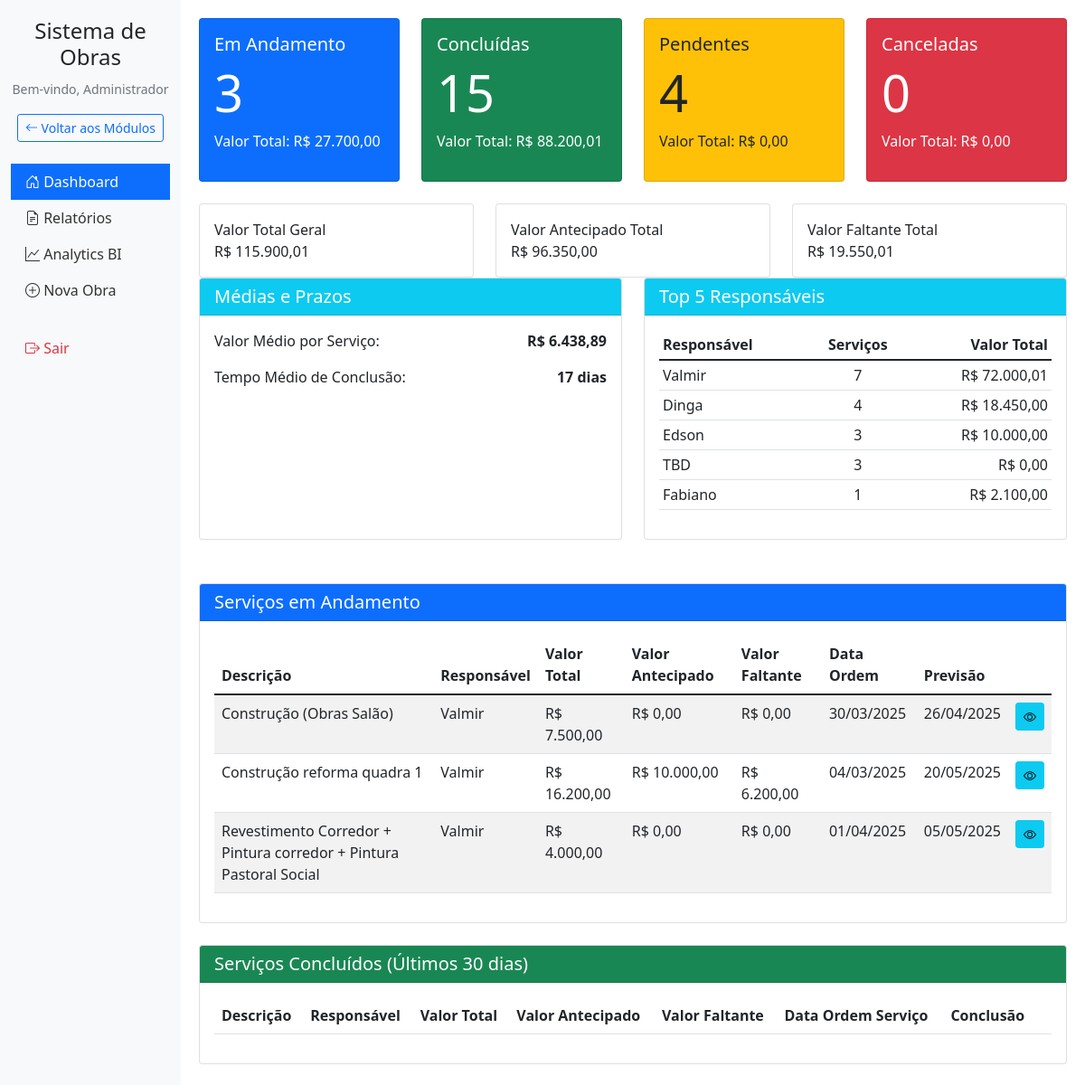
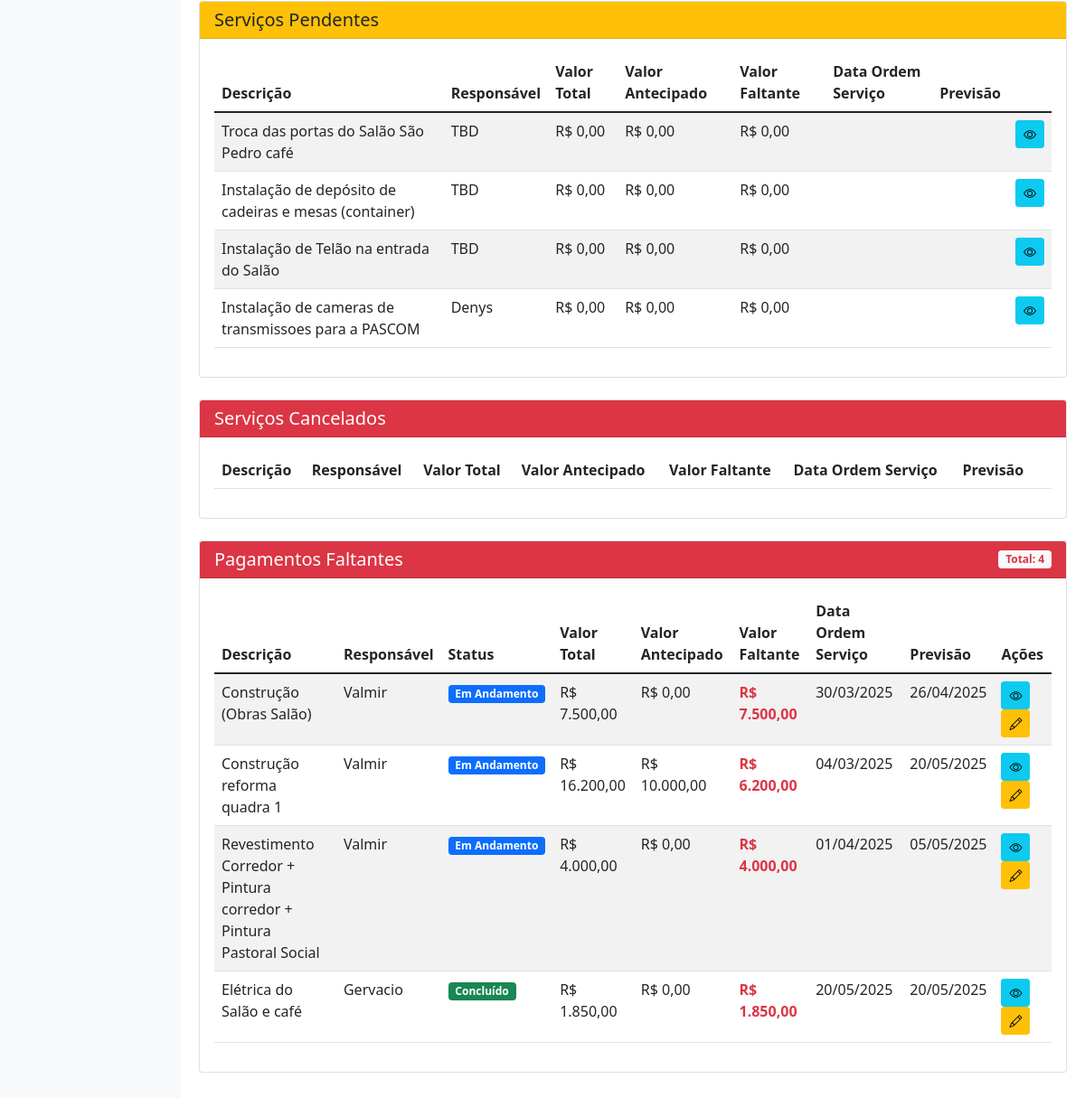
Screenshot of /index.php (signed in) with the database file from the repository (2 pictures, top to bottom).
### tables this page shows
CREATE TABLE IF NOT EXISTS `obras_servicos` (
  `id` int(11) NOT NULL AUTO_INCREMENT,
  `descricao` text NOT NULL,
  `responsavel` varchar(255) NOT NULL,
  `responsavel_autorizacao` varchar(255) DEFAULT NULL,
  `adiantamento_1` decimal(10,2) DEFAULT NULL,
  `data_adiant_1` date DEFAULT NULL,
  `adiantamento_2` decimal(10,2) DEFAULT NULL,
  `data_adiant_2` date DEFAULT NULL,
  `adiantamento_3` decimal(10,2) DEFAULT NULL,
  `data_adiant_3` date DEFAULT NULL,
  `valor_antecipado` decimal(10,2) DEFAULT NULL,
  `total` decimal(10,2) DEFAULT NULL,
  `falta_pagar` decimal(10,2) DEFAULT NULL,
  `status` enum('Em Andamento','Concluído','Pendente','Cancelado') NOT NULL,
  `previsao_entrega` date DEFAULT NULL,
  `data_ordem_servico` date DEFAULT NULL,
  `data_previsao_entrega` date DEFAULT NULL,
  `data_entrega_final` date DEFAULT NULL,
  `observacoes` text,
  `created_at` timestamp NULL DEFAULT CURRENT_TIMESTAMP,
  `updated_at` timestamp NULL DEFAULT CURRENT_TIMESTAMP ON UPDATE CURRENT_TIMESTAMP,
  PRIMARY KEY (`id`)
);

### pages/dashboard.php (the view, shortened to what the rows shown need)
<?php
try {
    $sql = "SELECT
        COUNT(CASE WHEN status = 'Em Andamento' THEN 1 END) as em_andamento,
        COUNT(CASE WHEN status = 'Concluído' THEN 1 END) as concluido,
        COUNT(CASE WHEN status = 'Pendente' THEN 1 END) as pendente,
        COUNT(CASE WHEN status = 'Cancelado' THEN 1 END) as cancelado,
        SUM(total) as valor_total,
        SUM(valor_antecipado) as valor_antecipado,
        SUM(CASE WHEN status = 'Em Andamento' THEN total ELSE 0 END) as valor_andamento,
        SUM(CASE WHEN status = 'Concluído' THEN total ELSE 0 END) as valor_concluido,
        SUM(CASE WHEN status = 'Pendente' THEN total ELSE 0 END) as valor_pendente,
        SUM(CASE WHEN status = 'Cancelado' THEN total ELSE 0 END) as valor_cancelado
        FROM obras_servicos";
    $stmt = $pdo->prepare($sql);
    $stmt->execute();
    $estatisticas = $stmt->fetch(PDO::FETCH_ASSOC);
    $sql = "SELECT id, descricao, responsavel, total, valor_antecipado,
           DATE_FORMAT(data_ordem_servico, '%d/%m/%Y') as data_ordem_servico,
           DATE_FORMAT(previsao_entrega, '%d/%m/%Y') as previsao,
           (total - valor_antecipado) as valor_faltante
           FROM obras_servicos
           WHERE status = 'Em Andamento'
           ORDER BY data_ordem_servico DESC";
    $stmt = $pdo->prepare($sql);
    $stmt->execute();
    $servicos_andamento = $stmt->fetchAll(PDO::FETCH_ASSOC);
    $sql = "SELECT id, descricao, responsavel, total, valor_antecipado,
           DATE_FORMAT(data_ordem_servico, '%d/%m/%Y') as data_ordem_servico,
           DATE_FORMAT(previsao_entrega, '%d/%m/%Y') as previsao,
           (total - valor_antecipado) as valor_faltante
           FROM obras_servicos
           WHERE status = 'Pendente'
           ORDER BY data_ordem_servico DESC";
    $stmt = $pdo->prepare($sql);
    $stmt->execute();
    $servicos_pendentes = $stmt->fetchAll(PDO::FETCH_ASSOC);
    $sql = "SELECT
           s.id,
           s.descricao,
           s.responsavel,
           s.total,
           COALESCE(s.valor_antecipado, 0) as valor_antecipado,
           DATE_FORMAT(s.data_ordem_servico, '%d/%m/%Y') as data_ordem_servico,
           DATE_FORMAT(s.previsao_entrega, '%d/%m/%Y') as previsao,
           s.status,
           CAST(s.total AS DECIMAL(10,2)) - CAST(COALESCE(s.valor_antecipado, 0) AS DECIMAL(10,2)) as valor_faltante
           FROM obras_servicos s
           WHERE CAST(s.total AS DECIMAL(10,2)) - CAST(COALESCE(s.valor_antecipado, 0) AS DECIMAL(10,2)) > 0.01
           ORDER BY valor_faltante DESC";
    $stmt = $pdo->prepare($sql);
    $stmt->execute();
    $pagamentos_faltantes = $stmt->fetchAll(PDO::FETCH_ASSOC);
} catch (PDOException $e) {
    echo '<div class="alert alert-danger">Erro ao acessar o banco de dados: ' . htmlspecialchars($e->getMessage()) . '</div>';
    return;
}
?>
<div class="dashboard-container">
    <div class="dashboard-grid row">
        <div class="col-md-3 mb-4">
            <div class="card status-card bg-primary text-white h-100">
                <div class="card-body">
                    <h2 class="display-4"><?php echo $estatisticas['em_andamento']; ?></h2>
                </div>
            </div>
        </div>
        <div class="col-md-3 mb-4">
            <div class="card status-card bg-success text-white h-100">
                <div class="card-body">
                    <h2 class="display-4"><?php echo $estatisticas['concluido']; ?></h2>
                </div>
            </div>
        </div>
        <div class="col-md-3 mb-4">
            <div class="card status-card bg-warning text-dark h-100">
                <div class="card-body">
                    <h2 class="display-4"><?php echo $estatisticas['pendente']; ?></h2>
                </div>
            </div>
        </div>
        <div class="col-md-3 mb-4">
            <div class="card status-card bg-danger text-white h-100">
                <div class="card-body">
                    <h2 class="display-4"><?php echo $estatisticas['cancelado']; ?></h2>
                </div>
            </div>
        </div>
    </div>
    <div class="row mb-4">
        <div class="col-md-6 mb-4">
            <div class="card h-100">
                <div class="card-body">
                    <div class="table-responsive">
                        <table class="table table-sm">
                            <thead>
                                <tr>
                                    <th>Responsável</th>
                                    <th class="text-center">Serviços</th>
                                    <th class="text-end">Valor Total</th>
                                </tr>
                            </thead>
                        </table>
                    </div>
                </div>
            </div>
        </div>
    </div>
    <div class="card mb-4 dashboard-section">
        <div class="card-body">
            <div class="table-responsive">
                <table class="table table-hover table-striped dashboard-table">
                    <thead>
                        <tr>
                            <th>Descrição</th>
                            <th>Responsável</th>
                            <th>Valor Total</th>
                            <th>Valor Antecipado</th>
                            <th>Valor Faltante</th>
                            <th>Data Ordem</th>
                            <th>Previsão</th>
                            <th></th>
                        </tr>
                    </thead>
                    <tbody>
                        <?php foreach ($servicos_andamento as $obra): ?>
                        <tr>
                            <td title="<?php echo htmlspecialchars($obra['descricao']); ?>"><?php echo htmlspecialchars($obra['descricao']); ?></td>
                            <td title="<?php echo htmlspecialchars($obra['responsavel']); ?>"><?php echo htmlspecialchars($obra['responsavel']); ?></td>
                            <td class="valor">R$ <?php echo number_format($obra['total'], 2, ',', '.'); ?></td>
                            <td class="valor">R$ <?php echo number_format($obra['valor_antecipado'], 2, ',', '.'); ?></td>
                            <td class="valor">R$ <?php echo number_format($obra['valor_faltante'], 2, ',', '.'); ?></td>
                            <td class="data"><?php echo $obra['data_ordem_servico'] ?: ''; ?></td>
                            <td class="data"><?php echo $obra['previsao'] ?: ''; ?></td>
                            <td class="acoes">
                                <a href="/gerencialParoquia/projetos-modulos/obras/pages/visualizar_obra.php?id=<?php echo $obra['id']; ?>" class="btn btn-sm btn-info">
                                    <i class="bi bi-eye"></i>
                                </a>
                            </td>
                        </tr>
                        <?php endforeach; ?>
                    </tbody>
                </table>
            </div>
        </div>
    </div>
    <div class="card mb-4 dashboard-section">
        <div class="card-body">
            <div class="table-responsive">
                <table class="table table-hover table-striped dashboard-table">
                    <thead>
                        <tr>
                            <th>Descrição</th>
                            <th>Responsável</th>
                            <th>Valor Total</th>
                            <th>Valor Antecipado</th>
                            <th>Valor Faltante</th>
                            <th>Data Ordem Serviço</th>
                            <th>Conclusão</th>
                            <th></th>
                        </tr>
                    </thead>
                </table>
            </div>
        </div>
    </div>
    <div class="card mb-4 dashboard-section">
        <div class="card-body">
            <div class="table-responsive">
                <table class="table table-hover table-striped dashboard-table">
                    <thead>
                        <tr>
                            <th>Descrição</th>
                            <th>Responsável</th>
                            <th>Valor Total</th>
                            <th>Valor Antecipado</th>
                            <th>Valor Faltante</th>
                            <th>Data Ordem Serviço</th>
                            <th>Previsão</th>
                            <th></th>
                        </tr>
                    </thead>
                    <tbody>
                        <?php foreach ($servicos_pendentes as $obra): ?>
                        <tr>
                            <td title="<?php echo htmlspecialchars($obra['descricao']); ?>"><?php echo htmlspecialchars($obra['descricao']); ?></td>
                            <td title="<?php echo htmlspecialchars($obra['responsavel']); ?>"><?php echo htmlspecialchars($obra['responsavel']); ?></td>
                            <td class="valor">R$ <?php echo number_format($obra['total'], 2, ',', '.'); ?></td>
                            <td class="valor">R$ <?php echo number_format($obra['valor_antecipado'], 2, ',', '.'); ?></td>
                            <td class="valor">R$ <?php echo number_format($obra['valor_faltante'], 2, ',', '.'); ?></td>
                            <td class="data"><?php echo $obra['data_ordem_servico'] ?: ''; ?></td>
                            <td class="data"><?php echo $obra['previsao'] ?: ''; ?></td>
                            <td class="acoes">
                                <a href="/gerencialParoquia/projetos-modulos/obras/pages/visualizar_obra.php?id=<?php echo $obra['id']; ?>" class="btn btn-sm btn-info">
                                    <i class="bi bi-eye"></i>
                                </a>
                            </td>
                        </tr>
                        <?php endforeach; ?>
                    </tbody>
                </table>
            </div>
        </div>
    </div>
    <div class="card mb-4 dashboard-section">
        <div class="card-body">
            <div class="table-responsive">
                <table class="table table-hover table-striped dashboard-table">
                    <thead>
                        <tr>
                            <th>Descrição</th>
                            <th>Responsável</th>
                            <th>Valor Total</th>
                            <th>Valor Antecipado</th>
                            <th>Valor Faltante</th>
                            <th>Data Ordem Serviço</th>
                            <th>Previsão</th>
                            <th></th>
                        </tr>
                    </thead>
                </table>
            </div>
        </div>
    </div>
    <div class="card mb-4 dashboard-section">
        <div class="card-body">
            <?php if (!empty($pagamentos_faltantes)): ?>
                <div class="table-responsive">
                    <table class="table table-hover table-striped dashboard-table">
                        <thead>
                            <tr>
                                <th>Descrição</th>
                                <th>Responsável</th>
                                <th>Status</th>
                                <th>Valor Total</th>
                                <th>Valor Antecipado</th>
                                <th>Valor Faltante</th>
                                <th>Data Ordem Serviço</th>
                                <th>Previsão</th>
                                <th>Ações</th>
                            </tr>
                        </thead>
                        <tbody>
                            <?php foreach ($pagamentos_faltantes as $servico): ?>
                            <tr>
                                <td title="<?php echo htmlspecialchars($servico['descricao']); ?>"><?php echo htmlspecialchars($servico['descricao']); ?></td>
                                <td title="<?php echo htmlspecialchars($servico['responsavel']); ?>"><?php echo htmlspecialchars($servico['responsavel']); ?></td>
                                <td>
                                    <span class="badge bg-<?php
                                        $statusClass = '';
                                        switch($servico['status']) {
                                            case 'Em Andamento': $statusClass = 'primary'; break;
                                            case 'Concluído': $statusClass = 'success'; break;
                                        }
                                        echo $statusClass;
                                    ?>">
                                        <?php echo htmlspecialchars($servico['status']); ?>
                                    </span>
                                </td>
                                <td class="valor">R$ <?php echo number_format($servico['total'], 2, ',', '.'); ?></td>
                                <td class="valor">R$ <?php echo number_format($servico['valor_antecipado'], 2, ',', '.'); ?></td>
                                <td class="valor text-danger fw-bold">R$ <?php echo number_format($servico['valor_faltante'], 2, ',', '.'); ?></td>
                                <td class="data"><?php echo $servico['data_ordem_servico'] ?: ''; ?></td>
                                <td class="data"><?php echo $servico['previsao'] ?: ''; ?></td>
                                <td class="acoes">
                                    <a href="/gerencialParoquia/projetos-modulos/obras/pages/visualizar_obra.php?id=<?php echo $servico['id']; ?>" class="btn btn-sm btn-info" title="Visualizar detalhes">
                                        <i class="bi bi-eye"></i>
                                    </a>
                                    <a href="/gerencialParoquia/projetos-modulos/obras/pages/editar_obra.php?id=<?php echo $servico['id']; ?>" class="btn btn-sm btn-warning" title="Editar serviço">
                                        <i class="bi bi-pencil"></i>
                                    </a>
                                </td>
                            </tr>
                            <?php endforeach; ?>
                        </tbody>
                    </table>
                </div>
            <?php else: ?>
                <div class="alert alert-info mb-0">
                    Não há pagamentos faltantes no momento.
                </div>
            <?php endif; ?>
        </div>
    </div>
</div>

### rows the page displays
obras_servicos: descricao "Construção (Obras Salão)", responsavel "Valmir", total "7.500,00", valor_antecipado "0,00", valor_faltante "0,00", data_ordem_servico "30/03/2025", previsao "26/04/2025", status "Em Andamento", valor_faltante "7.500,00"
obras_servicos: descricao "Construção reforma quadra 1", responsavel "Valmir", total "16.200,00", valor_antecipado "10.000,00", valor_faltante "6.200,00", data_ordem_servico "04/03/2025", previsao "20/05/2025", status "Em Andamento"
obras_servicos: descricao "Revestimento Corredor + Pintura corredor + Pintura Pastoral Social", responsavel "Valmir", total "4.000,00", valor_antecipado "0,00", valor_faltante "0,00", data_ordem_servico "01/04/2025", previsao "05/05/2025", status "Em Andamento", valor_faltante "4.000,00"
obras_servicos: descricao "Troca das portas do Salão São Pedro café", responsavel "TBD", total "0,00", valor_antecipado "0,00", valor_faltante "0,00"
obras_servicos: descricao "Instalação de depósito de cadeiras e mesas (container)", responsavel "TBD", total "0,00", valor_antecipado "0,00", valor_faltante "0,00"
obras_servicos: descricao "Instalação de Telão na entrada do Salão", responsavel "TBD", total "0,00", valor_antecipado "0,00", valor_faltante "0,00"
obras_servicos: descricao "Instalação de cameras de transmissoes para a PASCOM", responsavel "Denys", total "0,00", valor_antecipado "0,00", valor_faltante "0,00"
obras_servicos: descricao "Elétrica do Salão e café", responsavel "Gervacio", status "Concluído", total "1.850,00", valor_antecipado "0,00", valor_faltante "1.850,00", data_ordem_servico "20/05/2025", previsao "20/05/2025"

### other values shown
$_SESSION['nome_completo'] "Administrador"
$estatisticas['em_andamento'] "3"
$estatisticas['valor_andamento'] "27.700,00"
$estatisticas['concluido'] "15"
$estatisticas['valor_concluido'] "88.200,01"
$estatisticas['pendente'] "4"
$estatisticas['valor_pendente'] "0,00"
$estatisticas['cancelado'] "0"
$estatisticas['valor_cancelado'] "0,00"
$estatisticas['valor_total'] "115.900,01"
$estatisticas['valor_antecipado'] "96.350,00"
$estatisticas['valor_total'] - $estatisticas['valor_antecipado'] "19.550,01"
$media_estatisticas['media_valor'] "6.438,89"
$media_estatisticas['media_dias_conclusao'] "17"
$resp['responsavel'] "Valmir"
